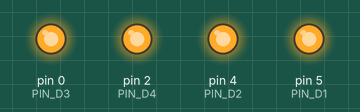
Simulated run of this sketch. Board: Arduino Uno, built with avr-gcc and run on an emulated ATmega328P. Shown: output pins drawn as LEDs (lit = HIGH).

Above: at 2.5 s.
At 9.5 s:
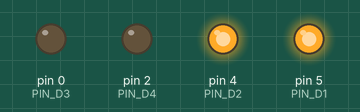
At 16.5 s:
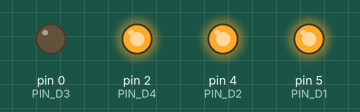
At 23.5 s:
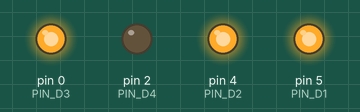
At 27.0 s:
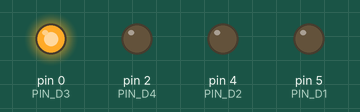
At 34.1 s:
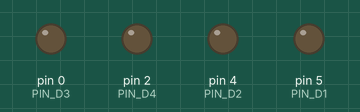
Timing chart, 0 to 36.5 s (numbered marks = the images above):
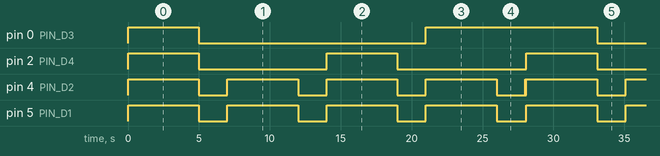

The sketch:

FRONT_BACK_LEFT_RIGHT.ino
```cpp
#define PIN_D1 5  // gpio5 = D1  PWM_A
#define PIN_D2 4  // gpio4 = D2  PWM_B
#define PIN_D3 0  // gpio0 = D3  DA (A- A+) connected to motor (LEDs)
#define PIN_D4 2  // gpio2 = D4  DB (B- B+) connected to motor

void setup() {
  pinMode(PIN_D1, OUTPUT);
  pinMode(PIN_D2, OUTPUT);
  pinMode(PIN_D3, OUTPUT);
  pinMode(PIN_D4, OUTPUT);

}

void loop() {
  // Drive forward
  digitalWrite(PIN_D1, HIGH);  // PWM_A HIGH
  digitalWrite(PIN_D2, HIGH);  // PWM_B HIGH
  digitalWrite(PIN_D3, HIGH);  // DA HIGH
  digitalWrite(PIN_D4, HIGH);  // DB HIGH
  delay(5000);  // Wait for 5 seconds

  // Stop
  digitalWrite(PIN_D1, LOW);  // PWM_A LOW
  digitalWrite(PIN_D2, LOW);  // PWM_B LOW
  digitalWrite(PIN_D3, LOW);  // DA LOW
  digitalWrite(PIN_D4, LOW);  // DB LOW
  delay(2000);  // Wait for 2 seconds

  // Drive backward
  digitalWrite(PIN_D1, HIGH);   // PWM_A LOW
  digitalWrite(PIN_D2, HIGH);   // PWM_B LOW
  digitalWrite(PIN_D3, LOW);   // DA LOW
  digitalWrite(PIN_D4, LOW);   // DB LOW
  delay(5000);  // Wait for 5 seconds

  // Stop
  digitalWrite(PIN_D1, LOW);  // PWM_A LOW
  digitalWrite(PIN_D2, LOW);  // PWM_B LOW
  digitalWrite(PIN_D3, LOW);  // DA LOW
  digitalWrite(PIN_D4, LOW);  // DB LOW
  delay(2000);  // Wait for 2 seconds

  // Drive left
  digitalWrite(PIN_D1, HIGH);  // PWM_A HIGH
  digitalWrite(PIN_D2, HIGH);   // PWM_B LOW
  digitalWrite(PIN_D3, LOW);   // DA LOW
  digitalWrite(PIN_D4, HIGH);  // DB HIGH
  delay(5000);  // Wait for 5 seconds

  // Stop
  digitalWrite(PIN_D1, LOW);  // PWM_A LOW
  digitalWrite(PIN_D2, LOW);  // PWM_B LOW
  digitalWrite(PIN_D3, LOW);  // DA LOW
  digitalWrite(PIN_D4, LOW);  // DB LOW
  delay(2000);  // Wait for 2 seconds

  // Drive right
  digitalWrite(PIN_D1, HIGH);   // PWM_A LOW
  digitalWrite(PIN_D2, HIGH);  // PWM_B HIGH
  digitalWrite(PIN_D3, HIGH);  // DA HIGH
  digitalWrite(PIN_D4, LOW);   // DB LOW
  delay(5000);  // Wait for 5 seconds

  // Stop
  digitalWrite(PIN_D1, LOW);  // PWM_A LOW
  digitalWrite(PIN_D2, LOW);  // PWM_B LOW

  delay(2000);  // Wait for 2 seconds

  digitalWrite(4, HIGH); // Turn on the LED
  delay(50); // Wait for 1 second
  digitalWrite(4, LOW); // Turn off the LED
  delay(50); // Wait for 1 second
}
```

Measured:
- by itself, pin 0 (PIN_D3): repeats every 28.1 s: LOW 16.0 s, HIGH 12.1 s
- by itself, pin 2 (PIN_D4): alternates HIGH for 5.0 s and LOW for 9.0 s
- by itself, pin 4 (PIN_D2): repeats every 28.1 s: 3 × (LOW 2.0 s, HIGH 5.0 s), LOW 2.0 s, HIGH 0.05 s, LOW 0.05 s, HIGH 5.0 s
- by itself, pin 5 (PIN_D1): alternates HIGH for 5.0 s and LOW for 2.0 s
